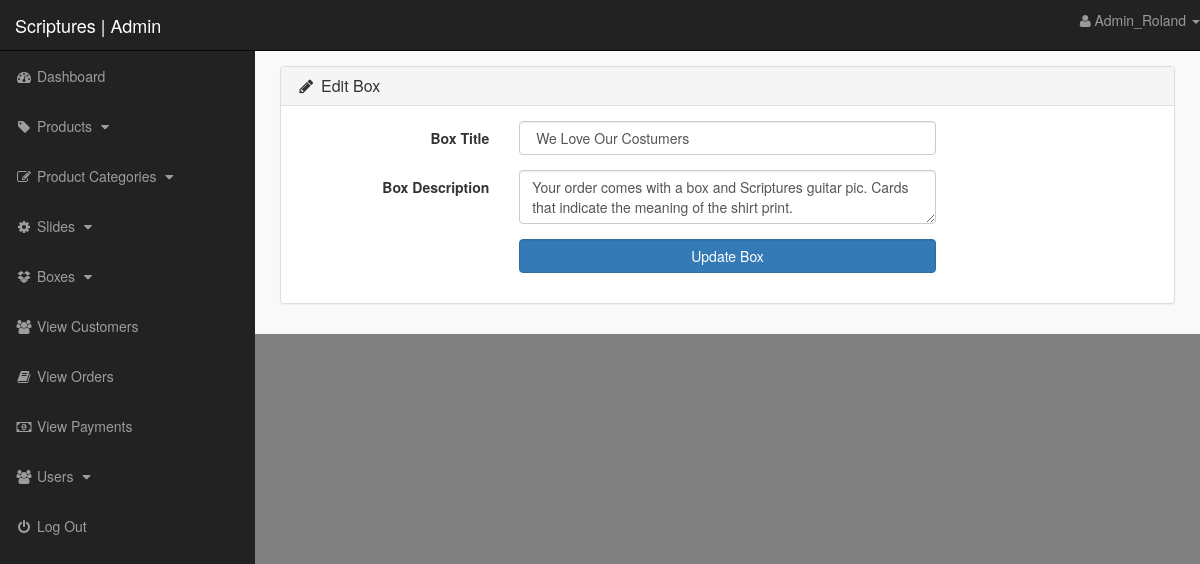
The page /admin_area/index.php?edit_box=1 (signed in) on the database its author committed.
### tables this page shows
CREATE TABLE `box_section` (
  `box_id` int(10) NOT NULL,
  `box_title` text NOT NULL,
  `box_desc` text NOT NULL
);

### admin_area/edit_box.php (the view, shortened to what this page needs)
<?php
    if(!isset($_SESSION['admin_email'])){
        echo "<script>window.open('login.php','_self')</script>";
    }else{
?>
<?php
    if(isset($_GET['edit_box'])){
        $edit_box_id = $_GET['edit_box'];
        $edit_box_query = "select * from box_section where box_id='$edit_box_id'";
        $run_edit_box = mysqli_query($con,$edit_box_query);
        $row_edit_box = mysqli_fetch_array($run_edit_box);
        $box_title = $row_edit_box['box_title'];
        $box_desc = $row_edit_box['box_desc'];
    }
?>
<div class="row">
    <div class="col-lg-12">
        <ol class="breadcrumb">
            <li>
            </li>
        </ol>
    </div>
</div>
<div class="row">
    <div class="col-lg-12">
        <div class="panel panel-default">
            <div class="panel-heading">
                <h3 class="panel-title">
                    <i class="fa fa-pencil fa-fw"></i> Edit Box
                </h3>
            </div>
            <div class="panel-body">
                <form action="" class="form-horizontal" method="post">
                    <div class="form-group">
                        <label for="" class="control-label col-md-3">
                            Box Title
                        </label>
                        <div class="col-md-6">
                            <input value=" <?php echo $box_title; ?> " name="box_title" type="text" class="form-control">
                        </div>
                    </div>
                    <div class="form-group">
                        <label for="" class="control-label col-md-3">
                            Box Description
                        </label>
                        <div class="col-md-6">
                            <textarea type='text' name="box_desc" class="form-control"><?php echo $box_desc; ?></textarea>
                        </div>
                    </div>
                    <div class="form-group">
                        <label for="" class="control-label col-md-3">
                        </label>
                        <div class="col-md-6">
                            <input value="Update Box" name="update_box" type="submit" class="form-control btn btn-primary">
                        </div>
                    </div>
                </form>
            </div>
        </div>
    </div>
</div>
<?php } ?>

### admin_area/includes/sidebar.php (shortened to what this page needs)
<?php
 if (!isset($_SESSION['admin_email'])) {
 	echo "<script>window.open('login.php','_self')</script>";
 }else{
?>
<nav class="navbar navbar-inverse navbar-fixed-top">
	<div class="navbar-header">
		<a href="index.php?dashboard" class="navbar-brand">Scriptures | Admin</a>
	</div>
	<ul class="nav navbar-right top-nav">
		<li class="dropdown">
			<a href = "#" class="dropdown-toggle" data-toggle="dropdown">
				<i class="fa fa-user"></i> <?php echo $admin_name; ?> <b class="caret"> </b>
			</a>
		</li>
	</ul>
	<div class="collapse navbar-collapse navbar-exi-collapse">
		<ul class="nav navbar-nav side-nav">
			<li>
				<li>
						<a href="index.php?dashboard">
							<i class="fa fa-fw fa-dashboard"></i> Dashboard
						</a>
				</li>
			</li>
				<li>
				<li>
						<a href="#" data-toggle="collapse" data-target="#products">
							<i class="fa fa-fw fa-tag"></i> Products
							<i class="fa fa-fw fa-caret-down"></i>
						</a>
				</li>
			</li>
			<li>
				<li>
						<a href="#" data-toggle="collapse" data-target="#p_cat">
							<i class="fa fa-fw fa-edit"></i> Product Categories
							<i class="fa fa-fw fa-caret-down"></i>
						</a>
				</li>
			</li>
			<li>
				<li>
						<a href="#" data-toggle="collapse" data-target="#slides">
							<i class="fa fa-fw fa-gear"></i> Slides
							<i class="fa fa-fw fa-caret-down"></i>
						</a>
				</li>
				<li>
                <a href="#" data-toggle="collapse" data-target="#boxes">
                        <i class="fa fa-fw fa-dropbox"></i> Boxes
                        <i class="fa fa-fw fa-caret-down"></i>
                </a>
            </li>
			</li>
			<li>
				<a href="index.php?view_customers">
				<i class="fa fa-fw fa-users"> </i> View Customers
				</a>
			</li>
			<li>
				<a href="index.php?view_orders">
				<i class="fa fa-fw fa-book"> </i> View Orders
				</a>
			</li>
			<li>
				<a href="index.php?view_payments">
				<i class="fa fa-fw fa-money"> </i> View Payments
				</a>
			</li>
			<li>
				<li>
						<a href="#" data-toggle="collapse" data-target="#users">
							<i class="fa fa-fw fa-users"></i> Users
							<i class="fa fa-fw fa-caret-down"></i>
						</a>
				</li>
			</li>
			<li>
				<a href="logout.php">
				<i class="fa fa-fw fa-power-off"> </i> Log Out
				</a>
			</li>
		</ul>
	</div>
</nav>
<?php } ?>

### admin_area/styles.css (style rules this page uses)
body { margin-top: 100px; }
@media (min-width: 768px) { body { margin-top: 50px; } }
.top-nav { 0 15px; }
.top-nav>li { float: left; display: inline-block; }
.top-nav>li>a { color: #999999; line-height: 20px; padding-top: 15px; padding-bottom: 15px; }
@media (min-width: 768px) { .side-nav { position: fixed; top: 51px; bottom: 0; width: 255px; overflow-y: auto; overflow-x: hidden; background-color: #222222; padding-bottom: 40px; border-radius: 0; } }
@media (min-width: 768px) { .side-nav>li>a { width: 255px; } }
.panel-body { border-radius: 5px; }

### admin_area/index.php (style rules this page uses)
body { background-color: #808080; }

### rows shown on the page
box_section: box_title "We Love Our Costumers", box_desc "Your order comes with a box and Scriptures guitar pic. Cards that indicate the meaning of the shirt print."

### other values the page prints
$admin_name "Admin_Roland"
